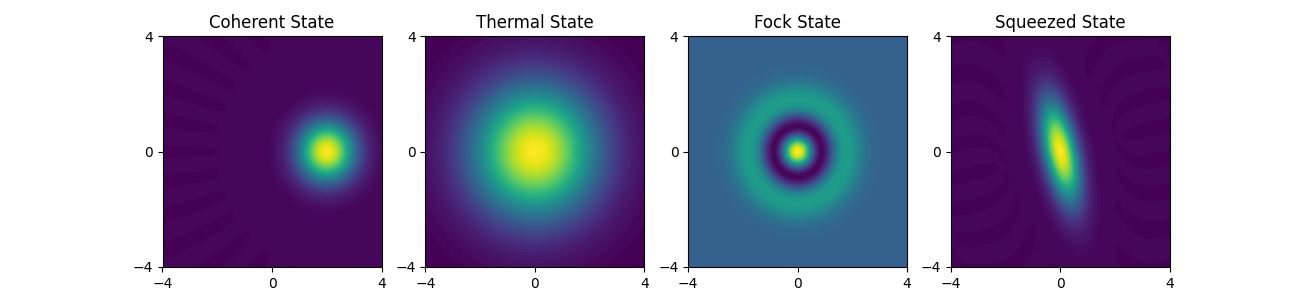

Recreate this plot in Python.
import numpy as np
import matplotlib.pyplot as plt
from qutip import *

N = 20  # The number of states
vac = basis(N, 0)  # Vacuum state

# Define a range of values for the x-axis for our Wigner functions
xvec = np.linspace(-4, 4, 100)

# Generate a density matrix for a coherent state with a mean photon number of sqrt(2)
rho_coherent = coherent_dm(N, np.sqrt(2))

# Generate a density matrix for a thermal state with an average photon number of 2
rho_thermal = thermal_dm(N, 2)

# Generate a density matrix for a Fock (number) state with exactly 2 photons
rho_fock = fock_dm(N, 2)

# Generate a density matrix for a squeezed state with a squeezing parameter
rho_squeezed = ket2dm(squeeze(N, complex(0.5, 0.25)) * vac)

# Calculate the Wigner function for each of these states
W_coherent = wigner(rho_coherent, xvec, xvec)
W_thermal = wigner(rho_thermal, xvec, xvec)
W_fock = wigner(rho_fock, xvec, xvec)
W_squeezed = wigner(rho_squeezed, xvec, xvec)

# Create a figure with 4 subplots, one for each Wigner function
fig, axes = plt.subplots(1, 4, figsize=(15, 3))

# Plot the Wigner function for the coherent state
cont0 = axes[0].contourf(xvec, xvec, W_coherent, 100)
lbl0 = axes[0].set_title("Coherent State")

# Plot the Wigner function for the thermal state
cont1 = axes[1].contourf(xvec, xvec, W_thermal, 100)
lbl1 = axes[1].set_title("Thermal State")

# Plot the Wigner function for the Fock state
cont2 = axes[2].contourf(xvec, xvec, W_fock, 100)
lbl2 = axes[2].set_title("Fock State")

# Plot the Wigner function for the squeezed state
cont3 = axes[3].contourf(xvec, xvec, W_squeezed, 100)
lbl3 = axes[3].set_title("Squeezed State")

# Add a colorbar to the right of the plots
fig.colorbar(cont3, ax=axes.ravel().tolist())

plt.savefig('wigner-function-fig.png')
plt.show()
